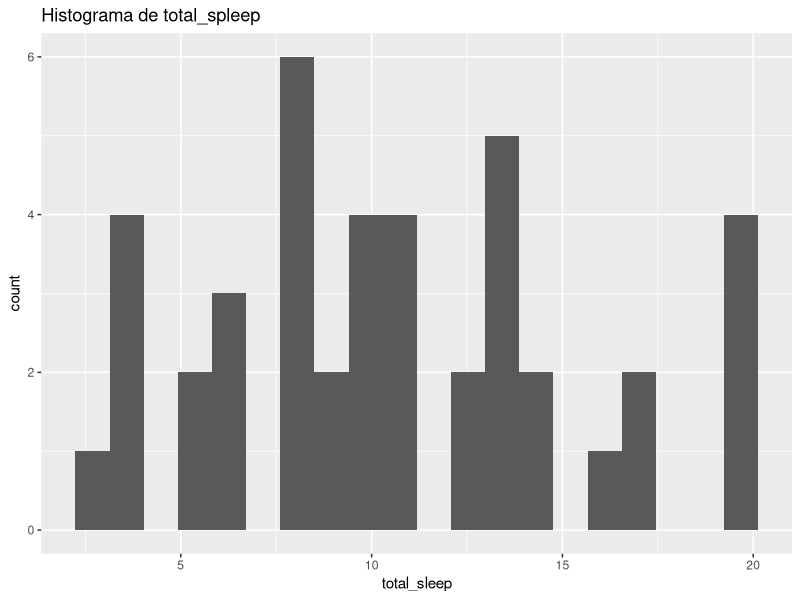
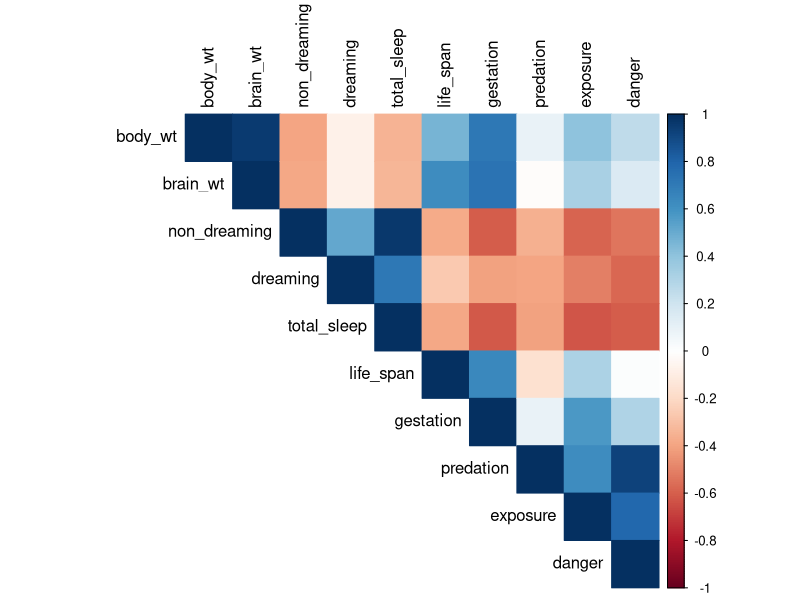
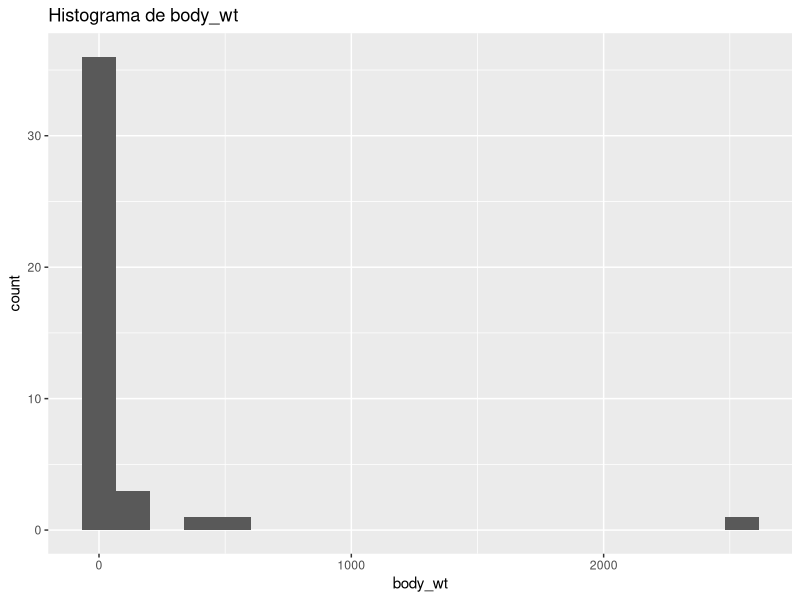
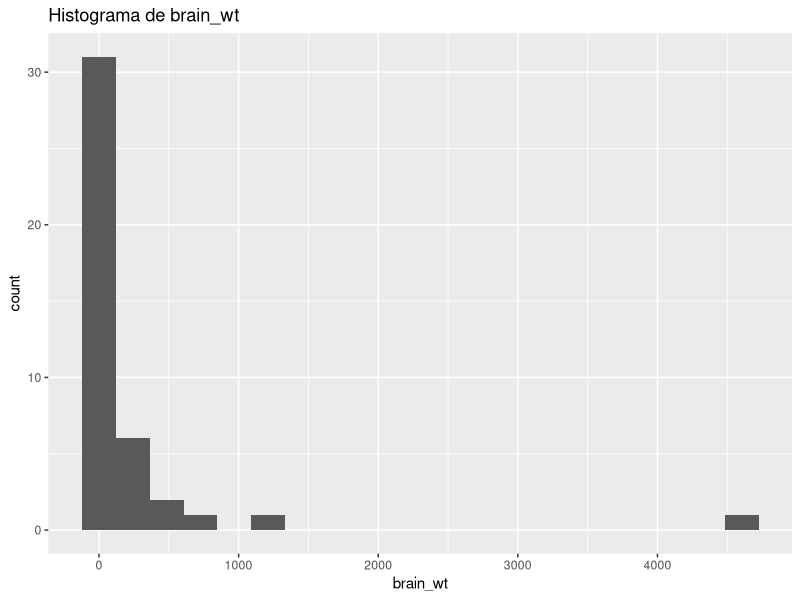
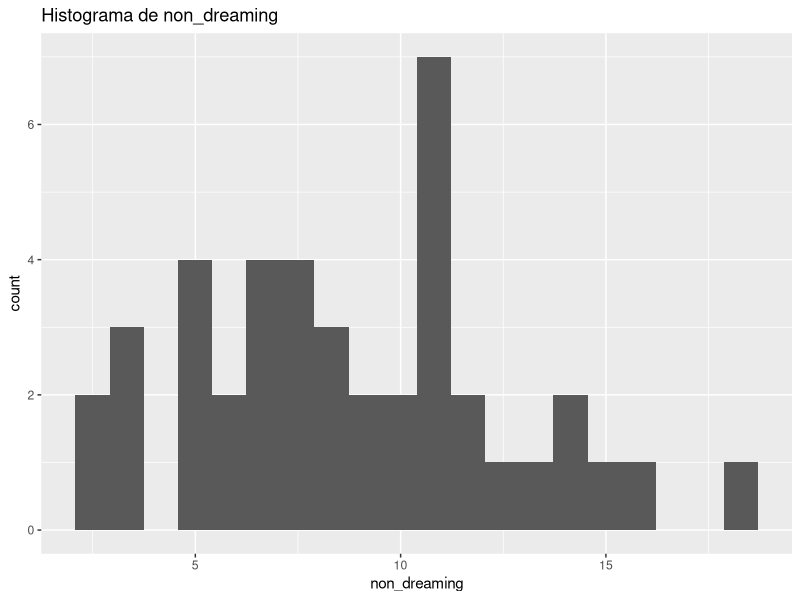
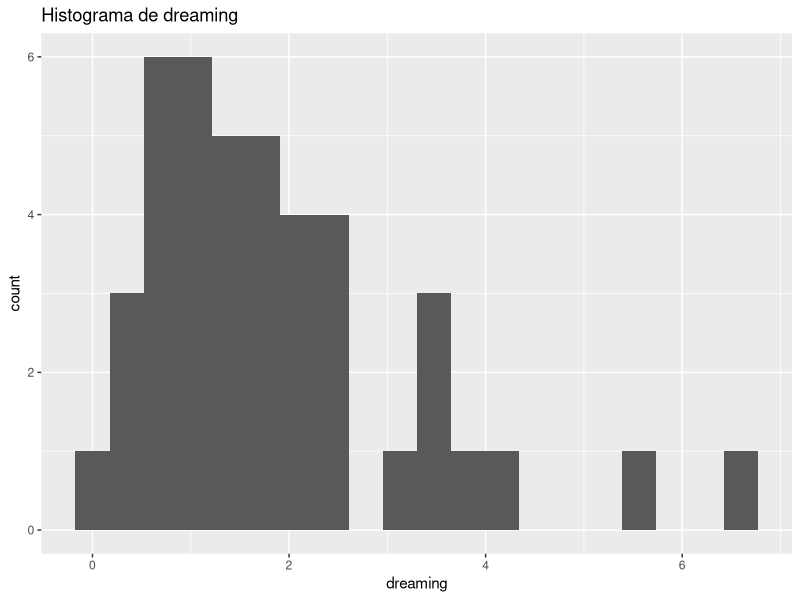
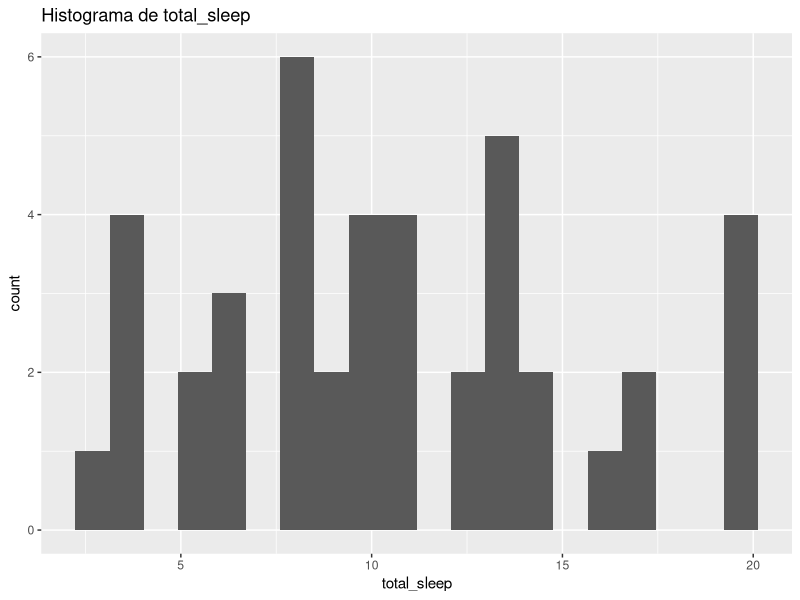
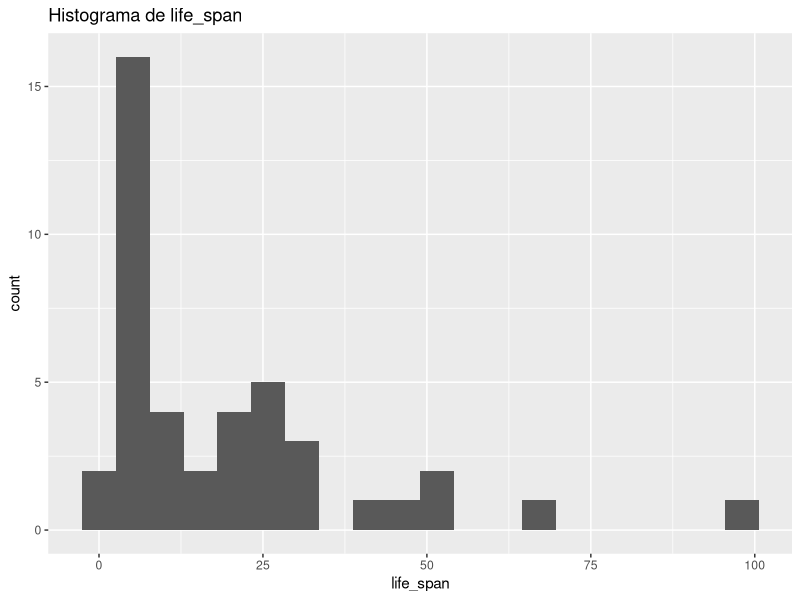

Reproduce these figures in R, in order.
## ---- chunk 1
install.packages("readr")
install.packages("car")
install.packages("dplyr")
install.packages("ggplot2")
install.packages("tidyr")
library(car)
library(readr)
library(dplyr)
library(ggplot2)
library(tidyr)

mammals <- read_csv("dataset/mammals.csv")
## ---- chunk 2
mammals_clean <- mammals %>%
  drop_na(species, body_wt, brain_wt, non_dreaming, dreaming, 
          total_sleep, life_span, gestation, predation, exposure, danger)
## ---- chunk 3
summary(mammals)
## ---- chunk 4
print(
    ggplot(mammals_clean, aes_string('total_sleep')) +
      geom_histogram(bins = 20) +
      ggtitle(paste("Histograma de total_spleep"))
  )
## ---- chunk 5
#Testando se há correlação linear entre as variáveis body_wt e brain_wt
cor.test(mammals_clean$body_wt, mammals_clean$brain_wt, method = "pearson")

## ---- chunk 6
#Testando se há correlação linear entre as variáveis exposure e danger
cor.test(mammals_clean$exposure, mammals_clean$danger, method = "pearson")
## ---- chunk 7
#Testando se há correlação linear entre as variáveis dreaming e non_dreaming
cor.test(mammals_clean$dreaming, mammals_clean$non_dreaming, method = "pearson")
## ---- chunk 8
#Testando se há correlação linear entre as variáveis predation e exposure
cor.test(mammals_clean$predation, mammals_clean$exposure, method = "pearson")
## ---- chunk 9
#Testando se há correlação linear entre as variáveis predation e danger
cor.test(mammals_clean$predation, mammals_clean$danger, method = "pearson")
## ---- chunk 10
#Testando se há correlação linear entre as variáveis total_sleep e danger
cor.test(mammals_clean$total_sleep, mammals_clean$danger, method = "pearson")
## ---- chunk 11
#Testando se há correlação linear entre as variáveis total_sleep e exposure
cor.test(mammals_clean$total_sleep, mammals_clean$exposure, method = "pearson")
## ---- chunk 12
#Testando se há correlação linear entre as variáveis total_sleep e dreaming
cor.test(mammals_clean$total_sleep, mammals_clean$dreaming, method = "pearson")
## ---- chunk 13
#Testando se há correlação linear entre as variáveis total_sleep e non_dreaming
cor.test(mammals_clean$total_sleep, mammals_clean$non_dreaming, method = "pearson")
## ---- chunk 14
#Testando se há correlação linear entre as variáveis total_sleep e body_wt
cor.test(mammals_clean$total_sleep, mammals_clean$body_wt, method = "pearson")
## ---- chunk 15
#Testando se há correlação linear entre as variáveis total_sleep e brain_wt
cor.test(mammals_clean$total_sleep, mammals_clean$brain_wt, method = "pearson")
## ---- chunk 16
#Testando se há correlação linear entre as variáveis total_sleep e predation
cor.test(mammals_clean$total_sleep, mammals_clean$predation, method = "pearson")
## ---- chunk 17
#Testando se há correlação linear entre as variáveis total_sleep e life_span
cor.test(mammals_clean$total_sleep, mammals_clean$life_span, method = "pearson")
## ---- chunk 18
#Testando se há correlação linear entre as variáveis total_sleep e gestation
cor.test(mammals_clean$total_sleep, mammals_clean$gestation, method = "pearson")
## ---- chunk 19
library(corrplot)

cor_matrix <- cor(mammals_clean |> select(-species), use = "complete.obs")

corrplot(
  cor_matrix,
  method = "color",
  type = "upper",
  tl.col = "black",
  addCoef.col = NULL,  
  number.cex = 0,    
  cl.pos = "r"          
)
## ---- chunk 20
numeric_vars <- mammals_clean |> dplyr::select(-species)

for(col in names(numeric_vars)){
  print(
    ggplot(mammals_clean, aes_string(col)) +
      geom_histogram(bins = 20) +
      ggtitle(paste("Histograma de", col))
  )
}
## ---- chunk 21
for(col in names(numeric_vars)){
  print(
    ggplot(mammals_clean, aes(y = .data[[col]])) +
      geom_boxplot() +
      ggtitle(paste("Boxplot de", col))
  )
}
## ---- chunk 22
model_full <- lm(total_sleep ~ body_wt + brain_wt + life_span +
                   gestation + predation + exposure + danger, 
                 data = mammals_clean)
summary(model_full)
## ---- chunk 23
library(car)
vif(model_full)
## ---- chunk 24
model2 <- lm(total_sleep ~ body_wt + life_span +
                   gestation + predation + exposure + danger, 
                 data = mammals_clean)
summary(model2)
## ---- chunk 25
vif(model2)
## ---- chunk 26
model3 <- lm(total_sleep ~ body_wt + life_span +
                   gestation + predation + exposure, 
                 data = mammals_clean)
summary(model3)
## ---- chunk 27
vif(model3)
## ---- chunk 28
# Começamos com o modelo completo que você já criou
model_full <- lm(total_sleep ~ body_wt + brain_wt + life_span +
                   gestation + predation + exposure + danger, 
                 data = mammals_clean)

# Agora, pedimos ao R para "otimizar" esse modelo
# ele vai tentar ADICIONAR e REMOVER variáveis
model_stepwise <- step(model_full, direction = "both")

print("--- Resultado do Modelo Otimizado (Stepwise) ---")
summary(model_stepwise)

## ---- chunk 29
vif_stepwise <- vif(model_stepwise)
print(vif_stepwise)
## ---- chunk 30
model_final_lasso <- lm(total_sleep ~ gestation + body_wt + predation, 
                        data = mammals_clean)
vif(model_final_lasso)
summary(model_final_lasso)
## ---- chunk 31
library(glmnet)

# 2. Preparar os dados para o glmnet
# Ele não aceita a fórmula "Y ~ X", ele quer Matrizes
# Criamos a matriz de preditores (X)
x <- model.matrix(total_sleep ~ body_wt + brain_wt + life_span +
                     gestation + predation + exposure + danger, 
                   data = mammals_clean)[, -1] # [, -1] remove o "intercept"

y <- mammals_clean$total_sleep

# 3. Rodar o LASSO (usando Cross-Validation para achar o 'lambda' ideal)
# alpha = 1 significa LASSO (alpha = 0 seria Ridge)
cv_lasso <- cv.glmnet(x, y, alpha = 1)
plot(cv_lasso)
# 4. Ver os resultados
print("--- Coeficientes do Modelo LASSO ---")
# Ver os coeficientes no "lambda" (penalidade) ideal
coef(cv_lasso, s = "lambda.min")

## ---- chunk 32
model_final_lasso <- lm(total_sleep ~ gestation + danger, 
                        data = mammals_clean)
vif(model_final_lasso)
summary(model_final_lasso)
## ---- chunk 33
model_final <- model_final_lasso

